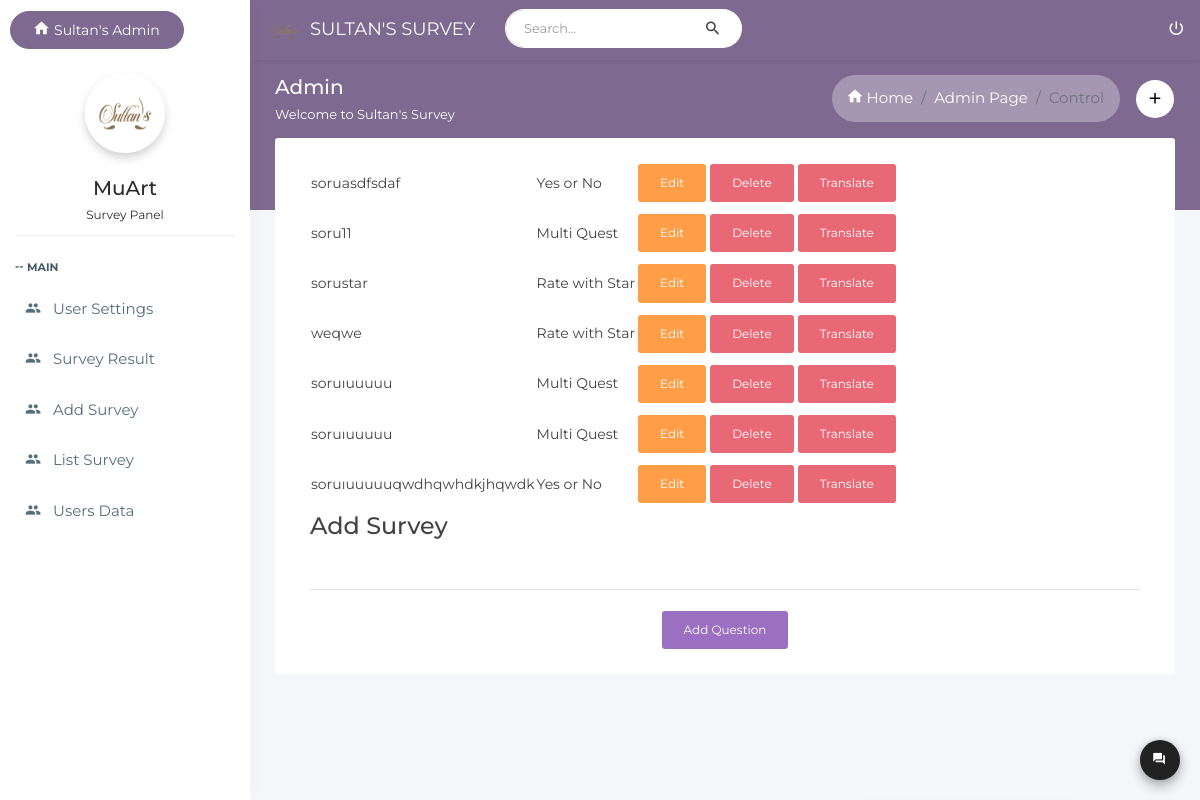
Page /admin/anket-detay.php?anket_id=2 (signed in) on the earlier database version.
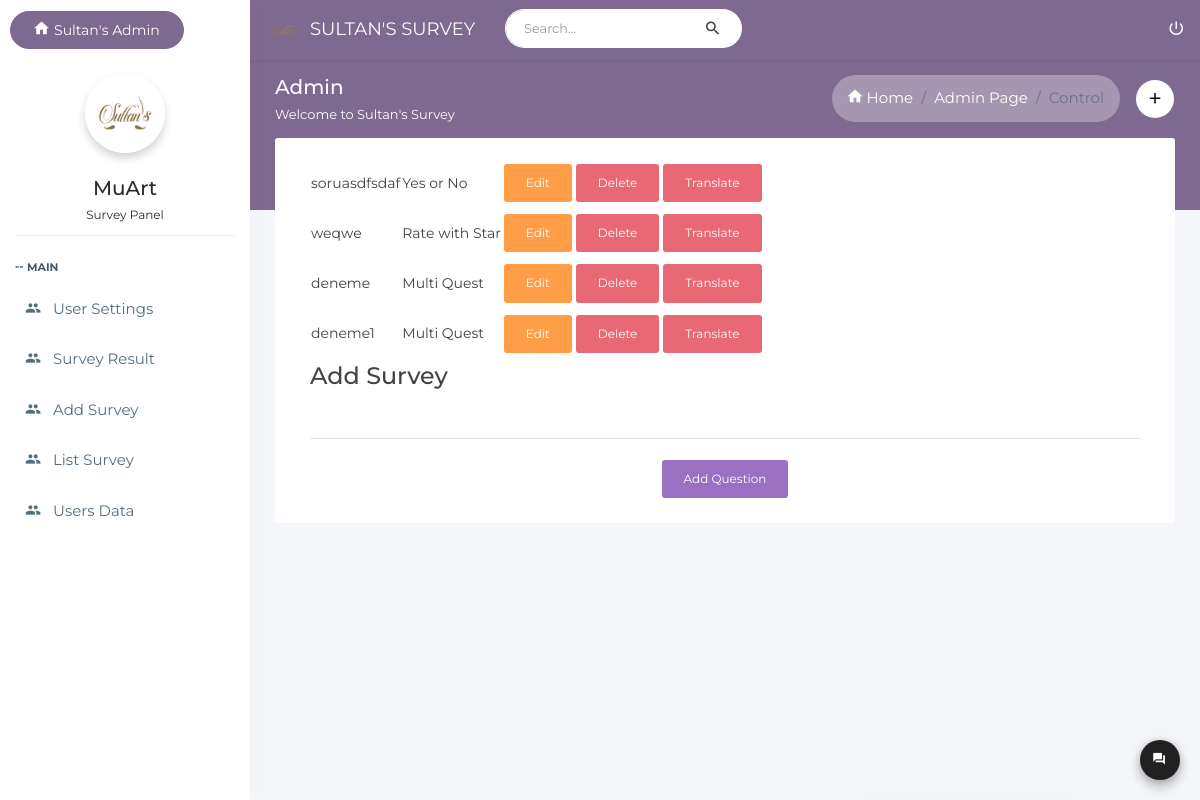
Same page on the later database version.
### tables this page shows
CREATE TABLE `soru` (
  `id` int(11) NOT NULL,
  `anketID` int(11) NOT NULL,
  `soru` text NOT NULL,
  `tip` int(11) NOT NULL
);

### utils/anketQuestList.php (the view, shortened to what this page needs)
<?php
include_once '../settings/init.php';
function anketQuestList($anketID)
{
    $quests = getQuest($anketID);
    renderQuests($quests);
}
function getQuest($anketID)
{
    global $db;
    $sql = "SELECT * FROM soru WHERE anketID={$anketID}";
    $quests = [];
    $result = $db->query($sql, PDO::FETCH_ASSOC);
    if ($result->rowCount() > 0) {
        foreach ($result as $row) {
            array_push($quests, $row);
        }
    }
    return $quests;
}
function echoType($type)
{
    switch ($type) {
        case 1:
            echo 'Multi Quest';
            break;
        case 2:
            echo 'Yes or No';
            break;
        case 3:
            echo 'Rate with Star';
            break;
    }
}
function renderQuests($quests)
{
    ?>
	<table>
	<?php foreach ($quests as $key) { ?>
		<tr>
			<td><?php echo $key['soru']; ?></td>
			<td><?php echoType($key['tip']); ?></td>
			<td><a href="edit-quest.php?quest_id=<?php echo $key[
       'id'
   ]; ?>" class="btn btn-warning">Edit</a></td>
        <td><a href="../utils/deleteQuest.php?quest_id=<?php echo $key[
       'id'
   ]; ?>" class="btn btn-danger">Delete</a></td>
   <td><a href="translate-quest.php?quest_id=<?php echo $key[
       'id'
   ].'&anket_id='.$key['anketID']; ?>" class="btn btn-danger">Translate</a></td>
		</tr>
	<?php } ?>
	</table>
	<?php
}
?>

### admin/header.php (shortened to what this page needs)
<!doctype html>
<html lang="en">
<head>
    <link rel="stylesheet" href="../assets/plugins/bootstrap/css/bootstrap.min.css">
    <link rel="stylesheet" href="../light/assets/css/main.css">
    <link rel="stylesheet" href="../light/assets/css/color_skins.css">
</head>
<body class="theme-purple">
<nav class="navbar p-l-5 p-r-5">
    <ul class="nav navbar-nav navbar-left">
        <li>
            <div class="navbar-header">
                <a class="navbar-brand" href="panel.php"><img src="../assets/sultans/logo.png" width="30" alt="Oreo"><span class="m-l-10">Sultan's Survey</span></a>
            </div>
        </li>
        <li class="hidden-sm-down">
            <div class="input-group">
                <input type="text" class="form-control" placeholder="Search...">
                <span class="input-group-addon"><i class="zmdi zmdi-search"></i></span>
            </div>
        </li>
        <li class="float-right">
            <a href="logout.php" class="mega-menu" data-close="true"><i class="zmdi zmdi-power"></i></a>
        </li>
    </ul>
</nav>
<aside id="leftsidebar" class="sidebar">
    <ul class="nav nav-tabs">
        <li class="nav-item"><a class="nav-link active" data-toggle="tab" href="#dashboard"><i class="zmdi zmdi-home m-r-5"></i>Sultan's Admin</a></li>
    </ul>
    <div class="tab-content">
        <div class="tab-pane stretchRight active" id="dashboard">
            <div class="menu">
                <ul class="list">
                    <li>
                        <div class="user-info">
                            <div class="image"><a href="panel.php"><img src="../assets/sultans/logo180.png" alt="User"></a></div>
                            <div class="detail">
                                <h4>MuArt</h4>
                                <small>Survey Panel</small>
                            </div>
                        </div>
                    </li>
                    <li class="header">MAIN</li>
                    <li><a href="users.php"><i class="zmdi zmdi-accounts"></i><span>User Settings</span></a></li>
                    <li><a href="list-yes-or-no-survey.php"><i class="zmdi zmdi-accounts"></i><span>Survey Result</span></a></li>
                    <li><a href="anket-ekle.php"><i class="zmdi zmdi-accounts"></i><span>Add Survey</span></a></li>
                    <li><a href="anket-listele.php"><i class="zmdi zmdi-accounts"></i><span>List Survey</span></a></li>
                    <li><a href="anket-kullanici-bilgileri.php"><i class="zmdi zmdi-accounts"></i><span>Users Data</span></a></li>
                </ul>
            </div>
        </div>
    </div>
</aside>
<div class="chat-launcher"></div>
<section class="content">
    <div class="block-header">
        <div class="row">
            <div class="col-lg-7 col-md-6 col-sm-12">
                <h2>Admin
                    <small>Welcome to Sultan's Survey</small>
                </h2>
            </div>
            <div class="col-lg-5 col-md-6 col-sm-12">
                <button class="btn btn-white btn-icon btn-round hidden-sm-down float-right ml-3" type="button">
                    <i class="zmdi zmdi-plus"></i>
                </button>
                <ul class="breadcrumb float-md-right">
                    <li class="breadcrumb-item"><a href="#"><i class="zmdi zmdi-home"></i> Home</a></li>
                    <li class="breadcrumb-item"><a href="javascript:void(0);">Admin Page</a></li>
                    <li class="breadcrumb-item active">Control</li>
                </ul>
            </div>
        </div>
    </div>
    <div class="container-fluid">
        <div class="row clearfix">
            <div class="col-lg-12">
                <div class="card">
                    <div class="body">

### admin/anket-detay.php (shortened to what this page needs)
<?php include 'header.php';
	include_once '../utils/anketQuestList.php';
?>
<div class="container">
<?php
	anketQuestList($_GET['anket_id']);
?>
</div>
<div class="container">
    <h3>Add Survey</h3>
    <hr>
    <div class="text-center"><button class="btn btn-primary" onclick="getquestfunc()" id="getquest" type="">Add Question</button></div>
</div>
<?php include 'footer.php';?>

### admin/footer.php (shortened to what this page needs)
</div>
</div>
</div>
</div>
</div>
</section>
</body>
</html>

### light/assets/css/color_skins.css (style rules this page uses)
.theme-purple .btn-primary { background:#9b6fc1 }
.theme-purple .block-header h2 { color:#fff }
.theme-purple .block-header h2 small { color:#fff }
.theme-purple section.content:before { background-color:#7e6990 }
.theme-purple .navbar,.theme-purple .page-loader-wrapper { background:#7e6990 }
.theme-purple .nav-tabs .nav-link.active,.theme-purple .nav-tabs .nav-link:hover { border:1px solid #7e6990 !important;background:#7e6990;color:#fff }

Differences in the rows shown:
removed soru: soru "soru11", tip "Multi Quest"
removed soru: soru "sorustar", tip "Rate with Star"
removed soru: soru "soruıuuuuu", tip "Multi Quest"
removed soru: soru "soruıuuuuu", tip "Multi Quest"
changed soru: soru "soruıuuuuuqwdhqwhdkjhqwdk" → "deneme"; tip "Yes or No" → "Multi Quest"
added soru: soru "deneme1", tip "Multi Quest"
